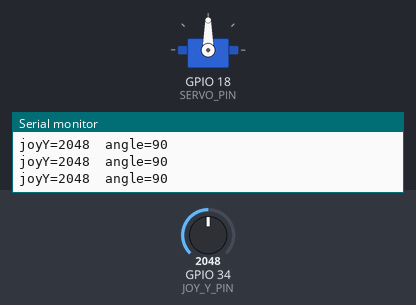
Recording of a program running on a simulated ESP32. Shown: servo, the last lines printed to the serial monitor. The inputs (shaded band) are chosen by the test bench; at power-on: GPIO 34 (JOY_Y_PIN) = 2048.

Above: at 7.2 s.
7.3 s: GPIO 34 (JOY_Y_PIN) set to 2866
At 8.5 s:
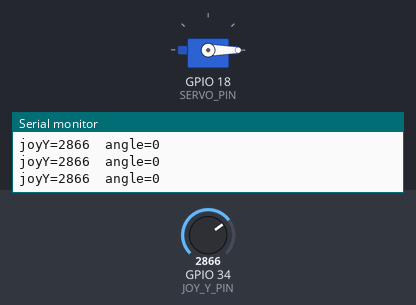
8.8 s: GPIO 34 (JOY_Y_PIN) set to 1228
At 9.4 s:
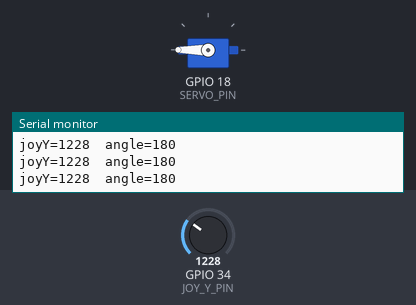
10.3 s: GPIO 34 (JOY_Y_PIN) set to 2047
At 11.3 s:
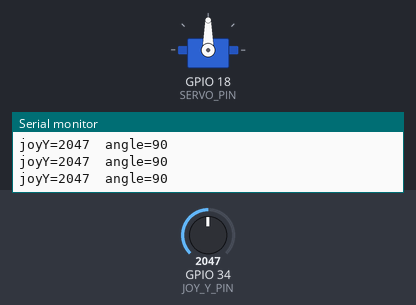
11.8 s: GPIO 34 (JOY_Y_PIN) set to 491
At 12.4 s:
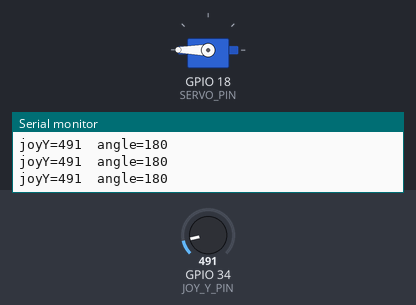
Timing chart, 0 to 14.3 s (numbered marks = the images above; inputs shaded):
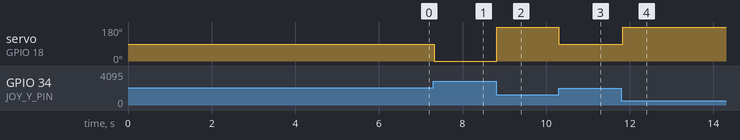

Measured:
- after the input at 7.3 s, servo on GPIO 18 (SERVO_PIN): 90° → 0° at once
- after the input at 8.8 s, servo on GPIO 18 (SERVO_PIN): 0° → 180° at once
- after the input at 10.3 s, servo on GPIO 18 (SERVO_PIN): 180° → 90° at once
- after the input at 11.8 s, servo on GPIO 18 (SERVO_PIN): 90° → 180° at once

The program:

main.cpp
```cpp
#include <Arduino.h>
#include <ESP32Servo.h>

// Pins
const int SERVO_PIN = 18;
const int JOY_Y_PIN = 34;

Servo myServo;

// Calibration values
int joyMin = 0;
int joyCenter = 2048;
int joyMax = 4095;

const int DEADZONE = 250; // adjust bigger if still twitchy

void setup() {
  Serial.begin(115200);
  delay(100);

  analogSetPinAttenuation(JOY_Y_PIN, ADC_11db);
  myServo.attach(SERVO_PIN);
  myServo.write(90);

  // --- Calibrate Center ---
  long sum = 0;
  for (int i = 0; i < 300; i++) {
    sum += analogRead(JOY_Y_PIN);
    delay(3);
  }
  joyCenter = sum / 300;
  Serial.print("Center = ");
  Serial.println(joyCenter);

  // --- Find Min & Max ---
  Serial.println("Move joystick FULL DOWN and FULL UP now (5 sec)...");
  long minVal = 4095;
  long maxVal = 0;
  unsigned long start = millis();
  while (millis() - start < 5000) {
    int val = analogRead(JOY_Y_PIN);
    if (val < minVal) minVal = val;
    if (val > maxVal) maxVal = val;
    delay(5);
  }
  joyMin = minVal;
  joyMax = maxVal;

  Serial.print("Min = ");
  Serial.print(joyMin);
  Serial.print("  Center = ");
  Serial.print(joyCenter);
  Serial.print("  Max = ");
  Serial.println(joyMax);

  Serial.println("Calibration done.");
}

void loop() {
  int joyY = analogRead(JOY_Y_PIN);
  int angle;

  // --- Deadzone check ---
  if (abs(joyY - joyCenter) <= DEADZONE) {
    angle = 90;  // lock to center
  }
  else if (joyY > joyCenter) {
    // Map [center+deadzone .. max] -> [90 .. 180]
    angle = map(joyY, joyCenter + DEADZONE, joyMax, 90, 180);
  }
  else {
    // Map [min .. center-deadzone] -> [0 .. 90]
    angle = map(joyY, joyMin, joyCenter - DEADZONE, 0, 90);
  }

  angle = constrain(angle, 0, 180);
  myServo.write(angle);

  Serial.print("joyY=");
  Serial.print(joyY);
  Serial.print("  angle=");
  Serial.println(angle);

  delay(40);
}
```
